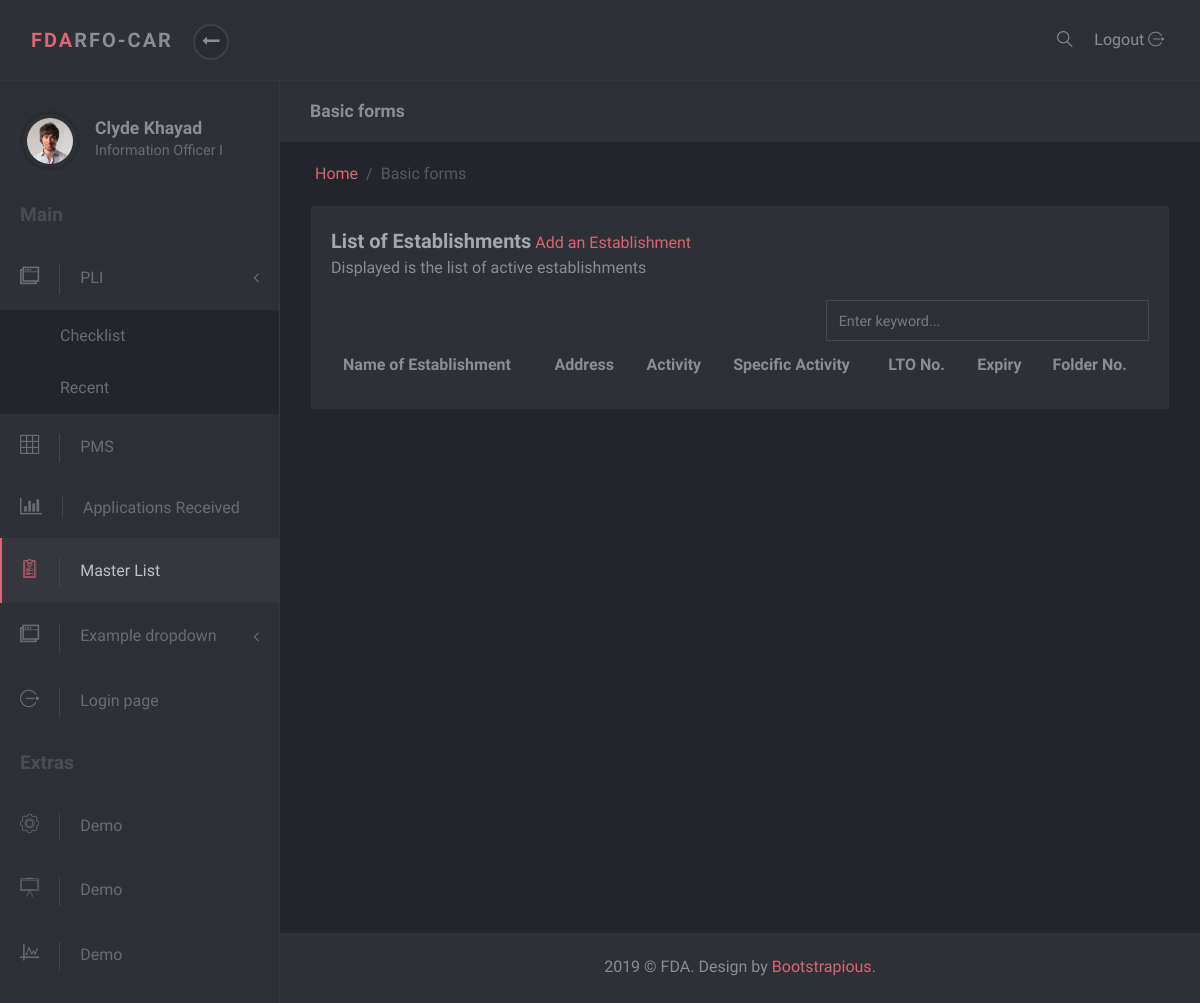
The app's page /masterlist/, older data.
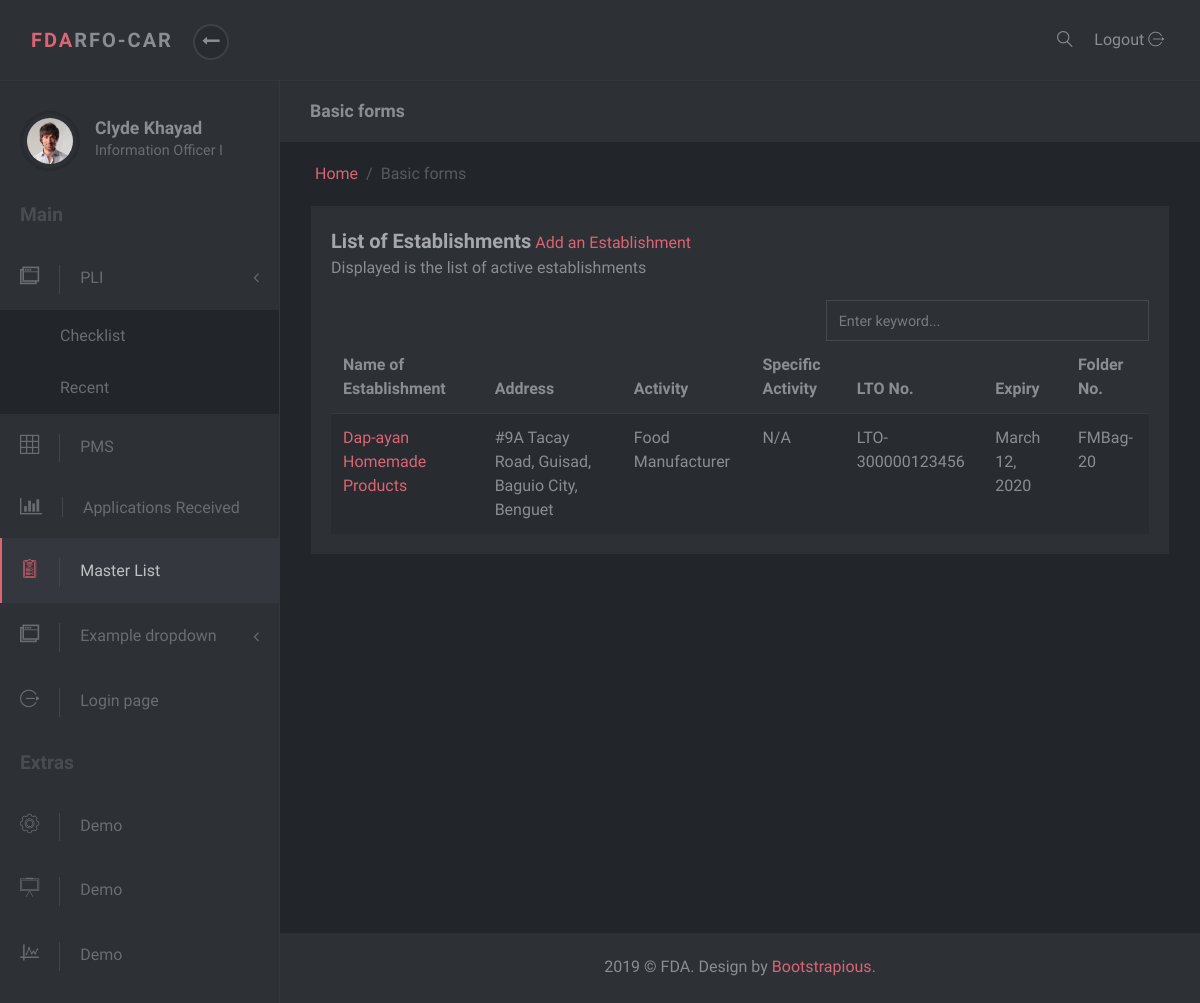
The same page, newer data.
### masterlist/models.py (models this page shows, shortened)
class Establishment(models.Model):
    date_modified = models.DateTimeField('date modified', default=timezone.now)
    application = models.CharField(max_length=1, choices=constants.APPLICATIONS)
    name = models.CharField(max_length=60)
    product_type = models.ForeignKey(ProductType, on_delete=models.SET_NULL, null=True)
    center = models.CharField(max_length=6, choices=constants.CENTERS)
    primary_activity = models.ForeignKey(PrimaryActivity, on_delete=models.CASCADE, null=True)
    specific_activity = models.ManyToManyField(SpecificActivity)
    additional_activity = models.ForeignKey(AdditionalActivity, on_delete=models.SET_NULL, null=True)
    product_line = models.ForeignKey(ProductLine, on_delete=models.SET_NULL, null=True, blank=True)
    remarks = models.CharField(max_length=100, null=True, blank=True, verbose_name='Product Remarks')
    status = models.CharField(max_length=8, choices=constants.EST_STATUS, null=True, default="Active")
    folder_id = models.CharField(max_length=10, null=True, verbose_name="Folder Number")

class Address(models.Model):
    address = models.CharField(max_length=50)
    region = models.ForeignKey(Region, on_delete=models.SET_NULL, null=True)
    province = models.ForeignKey(Province, on_delete=models.SET_NULL, null=True)
    municipality_or_city = models.ForeignKey(CityOrMunicipality, on_delete=models.SET_NULL, null=True)
    def full_address(self):
        return self.address + ', ' + self.municipality_or_city.name + ', ' + self.province.name

class CityOrMunicipality(models.Model):
    name = models.CharField(max_length=30)
    province = models.ForeignKey(Province, on_delete=models.CASCADE)

class Province(models.Model):
    name = models.CharField(max_length=30)
    region = models.ForeignKey(Region, on_delete=models.SET_NULL, null=True)

class ProductType(models.Model):
    name = models.CharField(max_length=50)
    def __str__(self):
        return self.name

class PrimaryActivity(models.Model):
    name = models.CharField(max_length=150)
    def __str__(self):
        return self.name

class Lto(models.Model):
    establishment = models.OneToOneField(Establishment, on_delete=models.CASCADE, null=True)
    issuance = models.DateTimeField(null=True, blank=True, verbose_name='Date Issued')
    lto_number = models.CharField(max_length=20)
    expiry = models.DateTimeField('expiry date')

### masterlist/views.py (the view)
# urls.py: path('', EstablishmentListView.as_view(), name='index'),
class EstablishmentListView(ListView):
    template_name = 'masterlist/index.html'
    context_object_name = 'est_list'
    def get_queryset(self):
        return Establishment.objects.all()
    def get_context_data(self, **kwargs):
        context = super().get_context_data(**kwargs)
        context['masterlist_active'] = "active"
        return context

### masterlist/templates/masterlist/index.html (shortened to what this page needs)
{% extends 'masterlist/partial/base.html' %}
{% block content %}
<div class="row">
    <div class="col-lg-12">
        <div class="block">
            <div class="title">
                <strong>List of Establishments</strong>  <a href="{% url 'admin:masterlist_establishment_add' %}" target="_blank">Add an Establishment</a>
                <span class="d-block">Displayed is the list of active establishments</span>
            </div>
            <div class="row">
                <div class="col-md-7">
                </div>
                <div class="col-md-5">
                    <input type="text" class="form-control " placeholder="Enter keyword...">
                </div>
            </div>
            <div class="block-body">
                <div class="table-responsive">
                    <table class="table table-striped table-hover">
                        <thead>
                        <tr>
                            <th>Name of Establishment</th>
                            <th>Address</th>
                            <th>Activity</th>
                            <th>Specific Activity</th>
                            <th>LTO No.</th>
                            <th>Expiry</th>
                            <th>Folder No.</th>
                        </tr>
                        </thead>
                        <tbody>
                        {% for est in est_list %}
                        <tr>
                            <td><a href="{% url 'masterlist:est-detail' est.id %}">{{est.name}}</a></td>
                            <td>{{est.plantaddress.full_address}}</td>
                            <td>{{est.product_type}} {{est.primary_activity}}</td>
                            {% if est.specificactivity %}
                            <td>{{est.specificactivity}}</td>
                            {% else %}
                            <td>N/A</td>
                            {% endif %}
                            <td>{{est.lto.lto_number}}</td>
                            <td>{{est.lto.expiry.date}}</td>
                            <td>{{est.folder_id}}</td>
                        </tr>
                        {% endfor %}
                        </tbody>
                    </table>
                </div>
            </div>
        </div>
    </div>
</div>
{% endblock %}

Row changes from the older to the newer data that the page shows:
added Establishment: name "Dap-ayan Homemade Products", plantaddress.full_address "#9A Tacay Road, Guisad, Baguio City, Benguet", product_type "Food", primary_activity "Manufacturer", lto.lto_number "LTO-300000123456", lto.expiry "March 12, 2020", folder_id "FMBag-20"
